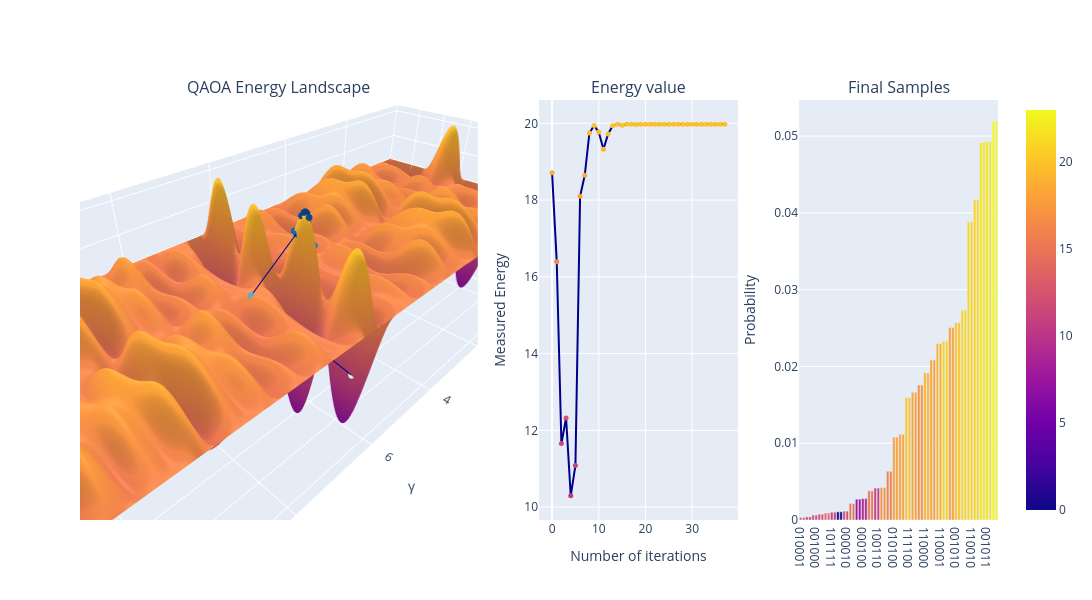

The cell this chart's notebook holds for it:
### Markdown cell above
### Explore: The QAOA Optimization Process 

The following widget shows a precomputed energy landscape for the MaxCut problem defined above and visualizes the QAOA optimization process at depth $p=1$, showing how the statevector and average function value change with each parameter update. Try using different classical optimizers and initial points to see how it affects the optimization process. Note that the first value in `initial_point` sets the initial value for the $\gamma$ parameter and the second value sets the initial value for the $\beta$ parameter.

### Code cell
graph_name = 'custom'
quadratic_program = quadratic_program_from_graph(graph=graphs[graph_name])

trajectory={'beta_0':[], 'gamma_0':[], 'energy':[]}
offset = 1/4*quadratic_program.objective.quadratic.to_array(symmetric  = True).sum() + 1/2*quadratic_program.objective.linear.to_array().sum()
def callback(eval_count, params, mean, std_dev):
    trajectory['beta_0'].append(params[1])
    trajectory['gamma_0'].append(params[0])
    trajectory['energy'].append(-mean + offset)

optimizers = {
    'cobyla': COBYLA(),
    'slsqp': SLSQP(),
    'adam': ADAM()
}
qaoa = QAOA(optimizer = optimizers['cobyla'], quantum_instance = backend, reps=1, initial_point = [6.2,1.8],callback = callback)
eigen_optimizer = MinimumEigenOptimizer(min_eigen_solver = qaoa)
result = eigen_optimizer.solve(quadratic_program)
fig = QAOA_widget(landscape_file=f'./resources/energy_landscapes/{graph_name}.csv', trajectory = trajectory, samples = result.samples)
fig.show()

### Figure 1 — Plotly figure (JSON) as saved in the notebook; plotly's stock layout.template omitted (floating-point values rounded to 4 significant figures; data arrays with more than 128 entries replaced by an {"elided": "..."} marker saying what was removed)
{"data": [{"coloraxis": "coloraxis", "scene": "scene", "type": "surface", "x": {"elided": "400 float values"}, "y": [0, 0.03173, 0.06347, 0.0952, 0.1269, 0.1587, 0.1904, 0.2221, 0.2539, 0.2856, 0.3173, 0.3491, 0.3808, 0.4125, 0.4443, 0.476, 0.5077, 0.5395, 0.5712, 0.6029, 0.6347, 0.6664, 0.6981, 0.7299, 0.7616, 0.7933, 0.8251, 0.8568, 0.8885, 0.9203, 0.952, 0.9837, 1.015, 1.047, 1.079, 1.111, 1.142, 1.174, 1.206, 1.238, 1.269, 1.301, 1.333, 1.365, 1.396, 1.428, 1.46, 1.491, 1.523, 1.555, 1.587, 1.618, 1.65, 1.682, 1.714, 1.745, 1.777, 1.809, 1.841, 1.872, 1.904, 1.936, 1.967, 1.999, 2.031, 2.063, 2.094, 2.126, 2.158, 2.19, 2.221, 2.253, 2.285, 2.317, 2.348, 2.38, 2.412, 2.443, 2.475, 2.507, 2.539, 2.57, 2.602, 2.634, 2.666, 2.697, 2.729, 2.761, 2.793, 2.824, 2.856, 2.888, 2.919, 2.951, 2.983, 3.015, 3.046, 3.078, 3.11, 3.142], "z": {"elided": "100x400 float values"}}, {"line": {"color": "darkblue", "width": 2}, "marker": {"color": [18.71, 16.4, 11.66, 12.32, 10.29, 11.09, 18.1, 18.65, 19.75, 19.94, 19.77, 19.32, 19.72, 19.94, 19.98, 19.95, 19.97, 19.98, 19.97, 19.98, 19.98, 19.98, 19.98, 19.98, 19.98, 19.98, 19.98, 19.98, 19.98, 19.98, 19.98, 19.98, 19.98, 19.98, 19.98, 19.98, 19.98, 19.98], "colorscale": [[0, "rgb(247,252,240)"], [0.125, "rgb(224,243,219)"], [0.25, "rgb(204,235,197)"], [0.375, "rgb(168,221,181)"], [0.5, "rgb(123,204,196)"], [0.625, "rgb(78,179,211)"], [0.75, "rgb(43,140,190)"], [0.875, "rgb(8,104,172)"], [1, "rgb(8,64,129)"]], "size": 4}, "scene": "scene", "type": "scatter3d", "x": [6.2, 7.2, 6.2, 5.888, 6.044, 6.449, 6.02, 6.118, 6.153, 6.108, 6.129, 6.046, 6.077, 6.115, 6.121, 6.135, 6.128, 6.119, 6.116, 6.119, 6.123, 6.122, 6.121, 6.12, 6.121, 6.122, 6.123, 6.122, 6.122, 6.122, 6.122, 6.122, 6.122, 6.122, 6.122, 6.122, 6.122, 6.122], "y": [1.8, 1.8, 2.8, 0.8499, 1.325, 1.777, 1.973, 1.706, 1.842, 1.884, 1.943, 1.872, 1.878, 1.898, 1.877, 1.868, 1.873, 1.874, 1.882, 1.88, 1.876, 1.878, 1.876, 1.875, 1.876, 1.875, 1.875, 1.875, 1.875, 1.876, 1.876, 1.875, 1.875, 1.875, 1.875, 1.875, 1.875, 1.875], "z": [18.76, 16.45, 11.71, 12.37, 10.34, 11.14, 18.15, 18.7, 19.8, 19.99, 19.82, 19.37, 19.77, 19.99, 20.03, 20.0, 20.02, 20.03, 20.02, 20.03, 20.03, 20.03, 20.03, 20.03, 20.03, 20.03, 20.03, 20.03, 20.03, 20.03, 20.03, 20.03, 20.03, 20.03, 20.03, 20.03, 20.03, 20.03]}, {"marker": {"color": [13, 13, 11, 11, 12, 12, 12, 12, 14, 14, 11, 11, 0, 0, 12, 12, 15, 15, 8, 8, 9, 9, 15, 15, 11, 11, 17, 17, 16, 16, 18, 18, 18, 18, 20, 20, 18, 18, 17, 17, 19, 19, 18, 18, 19, 19, 21, 21, 18, 18, 20, 20, 21, 21, 21, 21, 21, 21, 22, 22, 22, 22, 23, 23], "coloraxis": "coloraxis"}, "type": "bar", "x": ["010001", "101110", "000110", "111001", "110111", "001000", "011111", "100000", "001001", "110110", "101111", "010000", "000000", "111111", "111101", "000010", "000101", "111010", "111110", "000001", "000100", "111011", "011000", "100111", "011001", "100110", "100100", "011011", "100010", "011101", "010100", "101011", "011110", "100001", "000011", "111100", "010111", "101000", "000111", "111000", "110000", "001111", "101001", "010110", "001110", "110001", "001100", "110011", "010101", "101010", "001010", "110101", "101101", "010010", "001101", "110010", "011010", "100101", "100011", "011100", "001011", "110100", "010011", "101100"], "xaxis": "x2", "y": [0.0003181, 0.0003181, 0.000404, 0.000404, 0.0006363, 0.0006363, 0.0007592, 0.0007592, 0.0009042, 0.0009042, 0.001014, 0.001014, 0.001065, 0.001065, 0.001154, 0.001154, 0.002153, 0.002153, 0.002718, 0.002718, 0.002788, 0.002788, 0.003804, 0.003804, 0.004159, 0.004159, 0.004216, 0.004216, 0.00635, 0.00635, 0.01079, 0.01079, 0.01116, 0.01116, 0.01596, 0.01596, 0.01664, 0.01664, 0.01759, 0.01759, 0.01916, 0.01916, 0.02086, 0.02086, 0.02299, 0.02299, 0.02331, 0.02331, 0.02506, 0.02506, 0.02569, 0.02569, 0.02734, 0.02734, 0.03883, 0.03883, 0.04172, 0.04172, 0.04921, 0.04921, 0.0493, 0.0493, 0.05196, 0.05196], "yaxis": "y2"}, {"line": {"color": "darkblue"}, "marker": {"color": [18.71, 16.4, 11.66, 12.32, 10.29, 11.09, 18.1, 18.65, 19.75, 19.94, 19.77, 19.32, 19.72, 19.94, 19.98, 19.95, 19.97, 19.98, 19.97, 19.98, 19.98, 19.98, 19.98, 19.98, 19.98, 19.98, 19.98, 19.98, 19.98, 19.98, 19.98, 19.98, 19.98, 19.98, 19.98, 19.98, 19.98, 19.98], "coloraxis": "coloraxis", "size": 5}, "mode": "lines+markers", "type": "scatter", "x": [0, 1, 2, 3, 4, 5, 6, 7, 8, 9, 10, 11, 12, 13, 14, 15, 16, 17, 18, 19, 20, 21, 22, 23, 24, 25, 26, 27, 28, 29, 30, 31, 32, 33, 34, 35, 36, 37], "xaxis": "x", "y": [18.71, 16.4, 11.66, 12.32, 10.29, 11.09, 18.1, 18.65, 19.75, 19.94, 19.77, 19.32, 19.72, 19.94, 19.98, 19.95, 19.97, 19.98, 19.97, 19.98, 19.98, 19.98, 19.98, 19.98, 19.98, 19.98, 19.98, 19.98, 19.98, 19.98, 19.98, 19.98, 19.98, 19.98, 19.98, 19.98, 19.98, 19.98], "yaxis": "y"}], "layout": {"annotations": [{"font": {"size": 16}, "showarrow": false, "text": "QAOA Energy Landscape", "x": 0.2167, "xanchor": "center", "xref": "paper", "y": 1, "yanchor": "bottom", "yref": "paper"}, {"font": {"size": 16}, "showarrow": false, "text": "Energy value", "x": 0.6083, "xanchor": "center", "xref": "paper", "y": 1, "yanchor": "bottom", "yref": "paper"}, {"font": {"size": 16}, "showarrow": false, "text": "Final Samples", "x": 0.8917, "xanchor": "center", "xref": "paper", "y": 1, "yanchor": "bottom", "yref": "paper"}], "coloraxis": {"colorscale": [[0, "#0d0887"], [0.1111, "#46039f"], [0.2222, "#7201a8"], [0.3333, "#9c179e"], [0.4444, "#bd3786"], [0.5556, "#d8576b"], [0.6667, "#ed7953"], [0.7778, "#fb9f3a"], [0.8889, "#fdca26"], [1, "#f0f921"]]}, "height": 600, "scene": {"aspectratio": {"x": 3, "y": 1, "z": 1}, "domain": {"x": [0, 0.4333], "y": [0, 1]}, "xaxis": {"range": [0, 12.57], "title": {"text": "γ"}}, "yaxis": {"range": [0, 3.142], "title": {"text": "β"}}}, "showlegend": false, "width": 1800, "xaxis": {"anchor": "y", "domain": [0.5, 0.7167], "title": {"text": "Number of iterations"}}, "xaxis2": {"anchor": "y2", "domain": [0.7833, 1], "type": "category"}, "yaxis": {"anchor": "x", "domain": [0, 1], "title": {"text": "Measured Energy"}}, "yaxis2": {"anchor": "x2", "domain": [0, 1], "title": {"text": "Probability"}}}}
